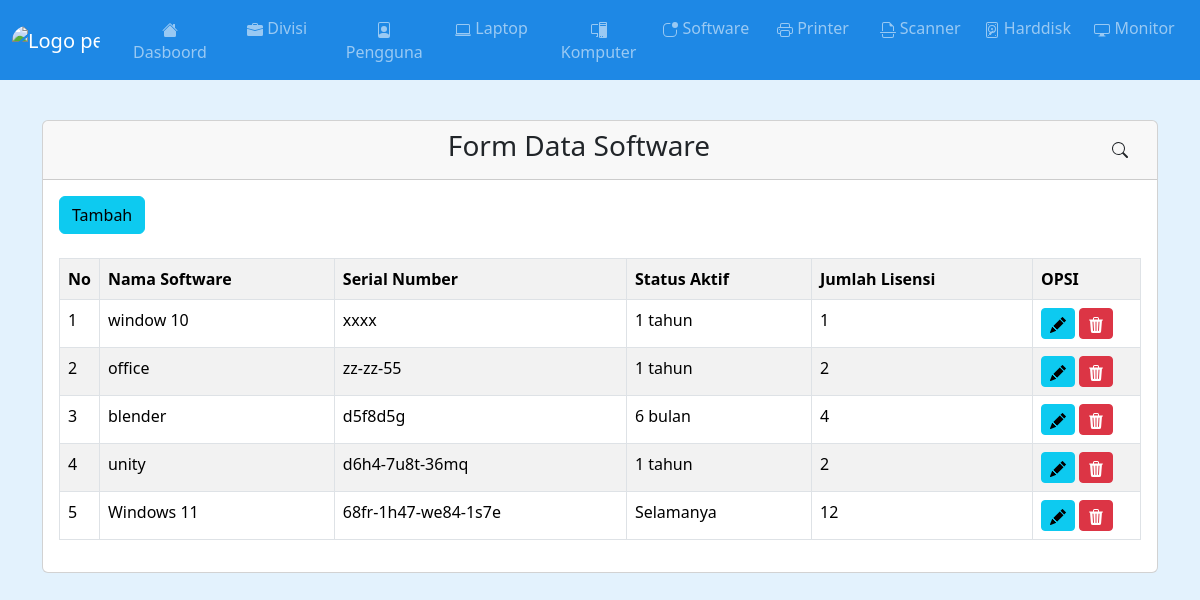
The page /software.php on the database its author committed.
### tables this page shows
CREATE TABLE `data_software` (
  `id` int(11) NOT NULL,
  `nama_software` varchar(100) NOT NULL,
  `serial_number` varchar(100) NOT NULL,
  `status_aktif` varchar(100) NOT NULL,
  `jumlah_lisensi` int(11) NOT NULL
);

### software.php (the view, shortened to what this page needs)
<?php
include 'header.php';
include 'koneksi.php'; ?>
<br><br><br>
<div class="container mt-5">
	<div class="card">
		<div class="card-header text-center">
			<h3>Form Data Software
				<button type="button" class="btn btn-white" data-bs-toggle="modal" data-bs-target="#myModal" title="Cari" style="float: right;">
				</button>
			</h3>
		</div>
		<div class="card-body">
			<button type="button" class="btn btn-info" data-bs-toggle="modal" data-bs-target="#modaltambah" title="Tambah Software">
				Tambah
			</button>
			<br><br>
			<table class="table table-bordered table-striped">
				<tr>
					<th width="1%">No</th>
					<th>Nama Software</th>
					<th>Serial Number</th>
					<th>Status Aktif</th>
					<th>Jumlah Lisensi</th>
					<th width="10%">OPSI</th>
				</tr>
				<?php
				if (isset($_POST['cari'])) {
					$cari = $_POST['cari'];
					$data = mysqli_query($koneksi, "select * from data_software where nama_software like '%".$cari."%'");
				}
				else{
					$data = mysqli_query($koneksi, "SELECT * FROM data_software");
				}
				$no = 1;
				while ($d=mysqli_fetch_array($data)) {
					?>
					<tr>
						<td><?php echo $no++ ?></td>
						<td><?php echo $d['nama_software']; ?></td>
						<td><?php echo $d['serial_number']; ?></td>
						<td><?php echo $d['status_aktif']; ?></td>
						<td><?php echo $d['jumlah_lisensi']; ?></td>
						<td>
							<a href="software_edit.php?id=<?php echo $d['id']; ?>" class="btn btn-sm btn-info">
							</a>
							<a href="software_hapus.php?id=<?php echo $d['id']; ?>" class="btn btn-sm btn-danger" onclick="return confirm('Apakah Anda Yakin Ingin Menghapusnya ?');">
							</a>
						</td>
					</tr>
					<?php
				} ?>
			</table>
		</div>
	</div>
</div>

### rows shown on the page
data_software: nama_software "window 10", serial_number "xxxx", status_aktif "1 tahun", jumlah_lisensi "1"
data_software: nama_software "office", serial_number "zz-zz-55", status_aktif "1 tahun", jumlah_lisensi "2"
data_software: nama_software "blender", serial_number "d5f8d5g", status_aktif "6 bulan", jumlah_lisensi "4"
data_software: nama_software "unity", serial_number "d6h4-7u8t-36mq", status_aktif "1 tahun", jumlah_lisensi "2"
data_software: nama_software "Windows 11", serial_number "68fr-1h47-we84-1s7e", status_aktif "Selamanya", jumlah_lisensi "12"
